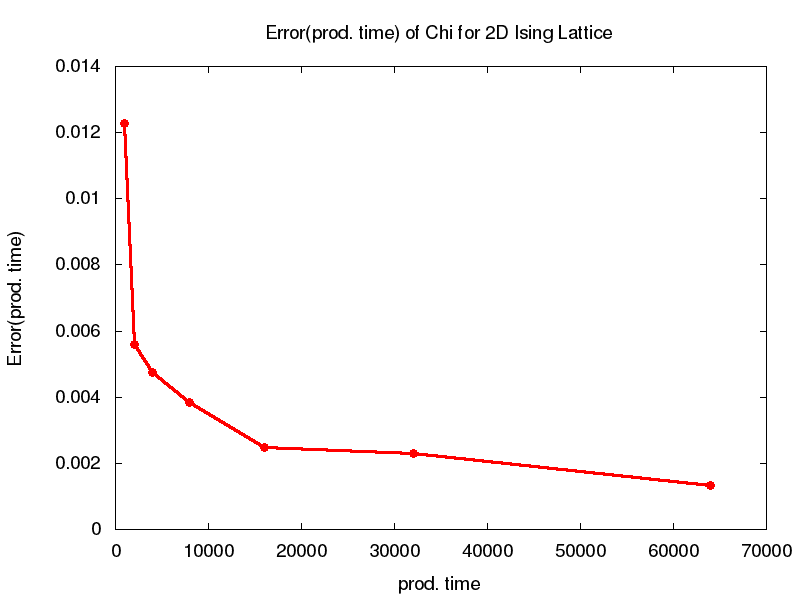

Source code (gnuplot):
set terminal png size 800,600 enhanced font "Helvetica,14"


set o  "IsingTestError2D.png"
set yl "Error(prod. time)"
set xl "prod. time"
set title "Error(prod. time) of Chi for 2D Ising Lattice"
plot "IsingTestError2D.txt" u 1:2 w lp  pt 6 lw 3 t ""

#set o  "IsingTestError2D_Chi.png"
#set yl "Chi(prod. time)"
#set xl "prod. time"
#set title "Chi(prod. time) with errorbars for 2D Ising Lattice "
#plot "IsingTestError2D.txt" u 1:3:($3-$2):($3+$2) w lp with yerrorbars pt 6 lw 3 t ""
